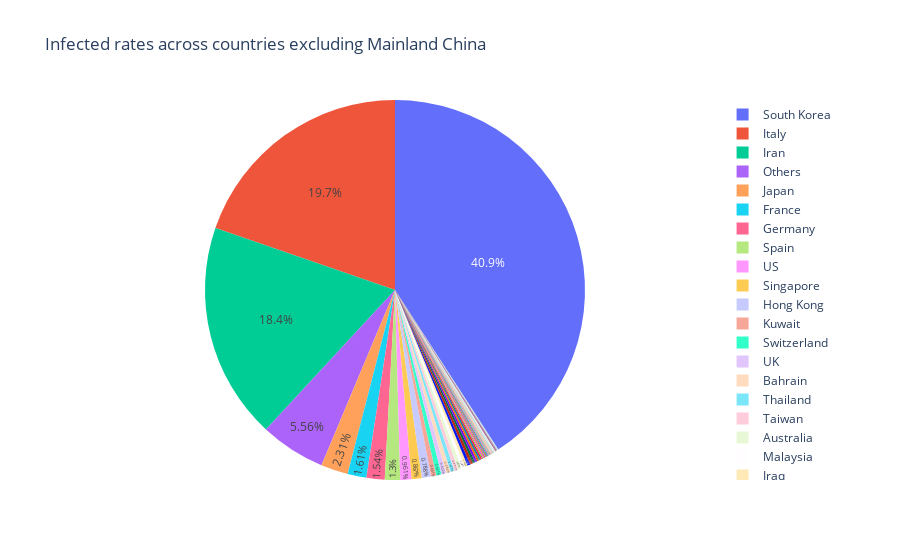

Notebook code for this chart:
### Code cell
df = pd.read_excel('./data/exl_china.xlsx')

fig = px.pie(df, values='Confirmed', names='Country/Region',
             title='Infected rates across countries excluding Mainland China',
              hover_data=['Province/State'], labels={'Province/State':'Province/State'})
fig.update_traces(textposition='inside')
fig.show()

### Figure 1 — Plotly figure (JSON) as saved in the notebook; plotly's stock layout.template omitted (floating-point values rounded to 4 significant figures)
{"data": [{"customdata": [[null], [null], [null], ["Diamond Princess cruise ship"], [null], [null], [null], [null], [null], ["Hong Kong"], [null], [null], [null], [null], ["Unassigned Location (From Diamond Princess)"], [null], ["Taiwan"], [null], [null], [null], [null], [null], [null], [null], ["King County, WA"], ["Toronto, ON"], [null], ["New South Wales"], [null], [null], [null], [null], ["Queensland"], [null], ["Santa Clara, CA"], ["Macau"], [null], ["Victoria"], ["British Columbia"], [null], [null], [null], [null], [null], [null], ["Snohomish County, WA"], [null], [null], [null], [null], [null], ["Cook County, IL"], ["South Australia"], [null], [null], [null], [null], [null], ["Western Australia"], [null], [null], [null], [null], [null], [null], [null], ["Fulton County, GA"], ["Grafton County, NH"], ["Hillsborough, FL"], ["Providence, RI"], ["Sacramento County, CA"], ["San Benito, CA"], ["San Diego County, CA"], ["San Mateo, CA"], ["Washington County, OR"], [null], [null], [null], [null], ["Tasmania"], [null], [null], [" Montreal, QC"], ["London, ON"], [null], [null], [null], [null], [null], [null], [null], [null], [null], [null], [null], [null], [null], [null], [" Norfolk County, MA"], ["Berkeley, CA"], ["Boston, MA"], ["Humboldt County, CA"], ["Los Angeles, CA"], ["Madison, WI"], ["Maricopa County, AZ"], ["New York City, NY"], ["Orange, CA"], ["Placer County, CA"], ["San Antonio, TX"], ["Sarasota, FL"], ["Sonoma County, CA"], ["Tempe, AZ"], ["Umatilla, OR"], ["Wake County, NC"], ["Westchester County, NY"], [null], ["From Diamond Princess"], ["Lackland, TX (From Diamond Princess)"], ["Omaha, NE (From Diamond Princess)"], ["Travis, CA (From Diamond Princess)"]], "domain": {"x": [0, 1], "y": [0, 1]}, "hoverlabel": {"namelength": 0}, "hovertemplate": "Province/State=%{customdata[0]}<br>Country/Region=%{label}<br>Confirmed=%{value}", "labels": ["South Korea", "Italy", "Iran", "Others", "Japan", "France", "Germany", "Spain", "Singapore", "Hong Kong", "Kuwait", "Switzerland", "UK", "Bahrain", "US", "Thailand", "Taiwan", "Malaysia", "Iraq", "Norway", "United Arab Emirates", "Netherlands", "Austria", "Sweden", "US", "Canada", "Vietnam", "Australia", "Belgium", "Lebanon", "Israel", "Oman", "Australia", "Iceland", "US", "Macau", "San Marino", "Australia", "Canada", "Croatia", "Ecuador", "Greece", "Qatar", "Denmark", "Finland", "US", "Algeria", "Czech Republic", "India", "Mexico", "Pakistan", "US", "Australia", "Azerbaijan", "Georgia", "Philippines", "Romania", "Russia", "Australia", "Brazil", "Egypt", "Estonia", "Indonesia", "Ireland", "Portugal", "Senegal", "US", "US", "US", "US", "US", "US", "US", "US", "US", "Afghanistan", "Andorra", "Argentina", "Armenia", "Australia", "Belarus", "Cambodia", "Canada", "Canada", "Chile", "Dominican Republic", "Jordan", "Latvia", "Lithuania", "Luxembourg", "Monaco", "Morocco", "Nepal", "New Zealand", "Nigeria", "North Macedonia", "Saudi Arabia", "Sri Lanka", "US", "US", "US", "US", "US", "US", "US", "US", "US", "US", "US", "US", "US", "US", "US", "US", "US", "Ukraine", "Australia", "US", "US", "US"], "legendgroup": "", "name": "", "showlegend": true, "textposition": "inside", "type": "pie", "values": [5186, 2502, 2336, 706, 293, 204, 196, 165, 110, 100, 56, 56, 51, 49, 45, 43, 42, 36, 32, 32, 27, 24, 21, 21, 21, 19, 16, 13, 13, 13, 12, 12, 11, 11, 11, 10, 10, 9, 9, 9, 7, 7, 7, 6, 6, 6, 5, 5, 5, 5, 5, 4, 3, 3, 3, 3, 3, 3, 2, 2, 2, 2, 2, 2, 2, 2, 2, 2, 2, 2, 2, 2, 2, 2, 2, 1, 1, 1, 1, 1, 1, 1, 1, 1, 1, 1, 1, 1, 1, 1, 1, 1, 1, 1, 1, 1, 1, 1, 1, 1, 1, 1, 1, 1, 1, 1, 1, 1, 1, 1, 1, 1, 1, 1, 1, 1, 0, 0, 0, 0]}], "layout": {"legend": {"tracegroupgap": 0}, "title": {"text": "Infected rates across countries excluding Mainland China"}}}
